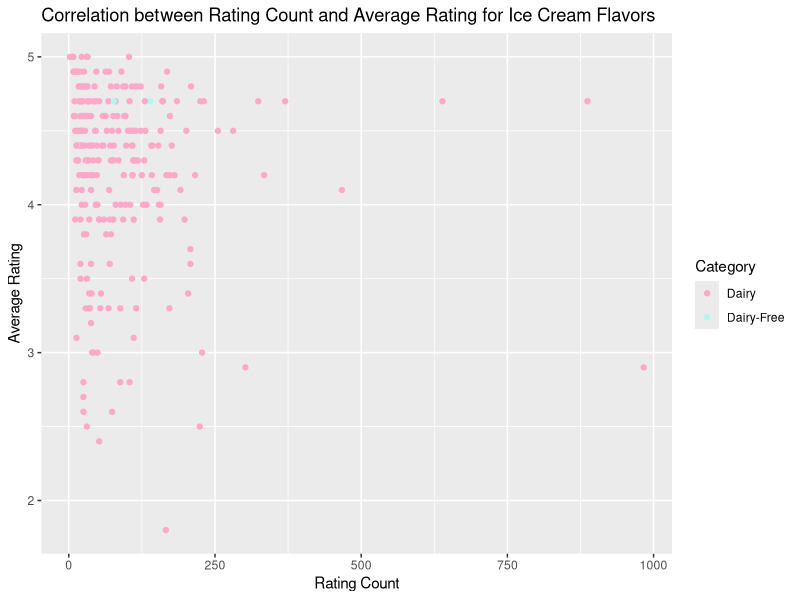

This figure's R source:
library(dplyr)
library(ggplot2)

df <- read.csv('icecream_data.csv')

classify_ice_cream <- function(ingredients) {
  dairy_keywords <- c('milk', 'cream', 'butter')
  if (any(sapply(dairy_keywords, grepl, ingredients, ignore.case = TRUE))) {
    return('dairy')
  } else {
    return('dairy-free')
  }
}

df$category <- sapply(df$ingredients, classify_ice_cream)

rating_summary <- df %>%
  mutate(Category = ifelse(grepl("dairy-free", tolower(description)), "Dairy-Free", "Dairy")) %>%
  group_by(name, Category) %>%
  summarise(RatingCount = rating_count[1],  # Assuming each flavor has the same rating count
            AverageRating = mean(rating, na.rm = TRUE))

rating_summary$Category <- factor(rating_summary$Category, levels = c("Dairy", "Dairy-Free"))

ggplot(rating_summary, aes(x = RatingCount, y = AverageRating, color = Category)) +
  geom_point() +
  scale_color_manual(values = c("Dairy" = "#fca9c9", "Dairy-Free" = "#b0f7f1")) +
  labs(title = "Correlation between Rating Count and Average Rating for Ice Cream Flavors",
       x = "Rating Count",
       y = "Average Rating")
